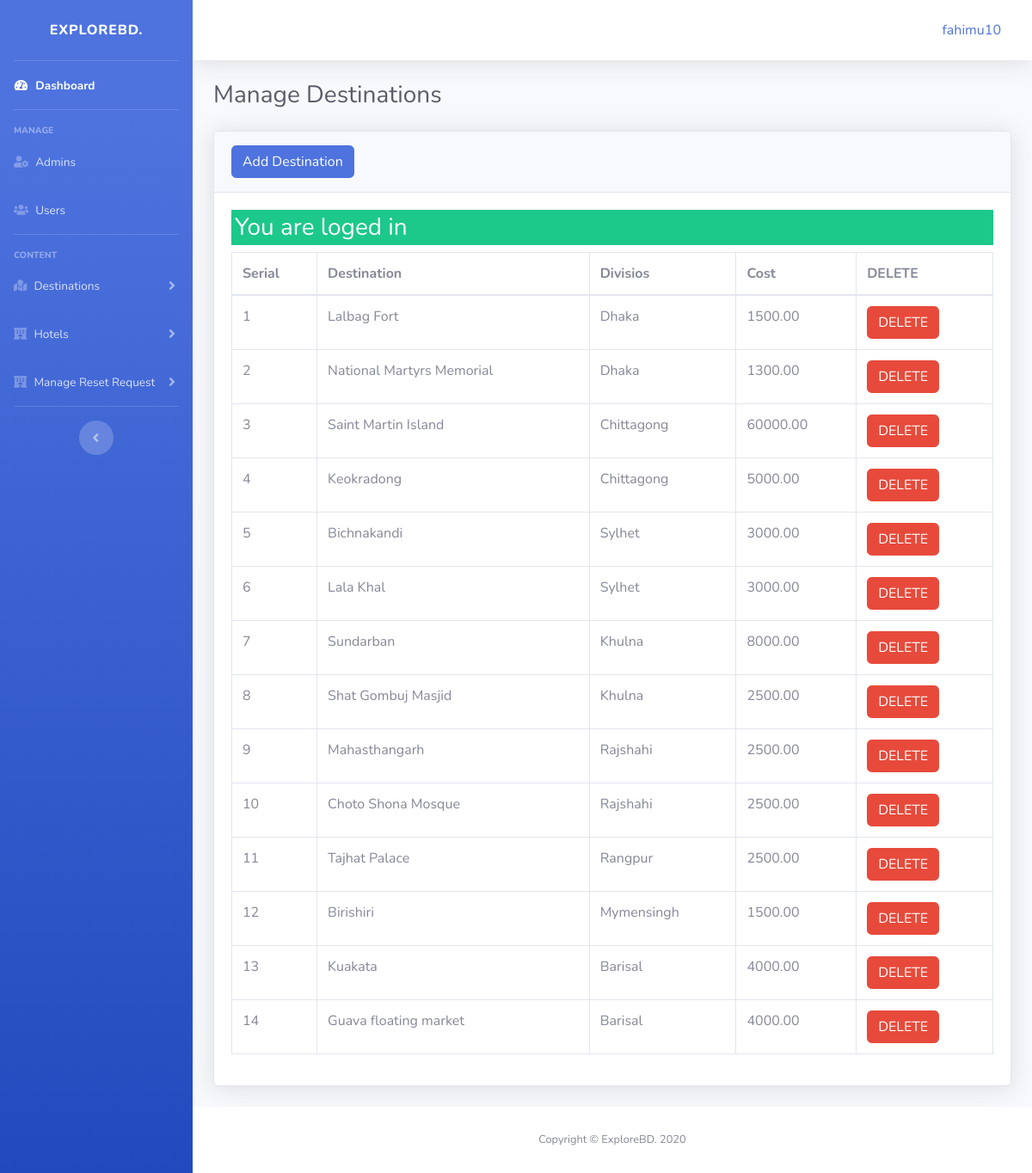
Screenshot of /admin/destinations.php (signed in) with the database file from the repository.
### tables this page shows
CREATE TABLE `destinations` (
  `destinations_id` int(11) NOT NULL,
  `destinations_name` varchar(255) DEFAULT NULL,
  `destinations_shortdes` varchar(255) DEFAULT NULL,
  `destinations_des` text DEFAULT NULL,
  `destinations_img` varchar(100) DEFAULT NULL,
  `destinations_cost` decimal(8,2) DEFAULT NULL,
  `divisions_id` int(11) DEFAULT NULL
);

CREATE TABLE `divisions` (
  `divisions_id` int(11) NOT NULL,
  `divisions_name` varchar(255) DEFAULT NULL
);

### admin/destinations.php (the view, shortened to what this page needs)
<?php
    include('include/header.php');
    include('include/navbar.php');
    include('source/config.php');
?>
<div id="content-wrapper" class="d-flex flex-column">
    <div id="content">
        <?php
            include('include/topbar.php');
        ?>
        <div class="container-fluid">
            <div class="d-sm-flex align-items-center justify-content-between mb-4">
                <h1 class="h3 mb-0 text-gray-800">Manage Destinations</h1>
            </div>
            <div class="card shadow mb-4">
                <div class="card-header py-3">
                    <h6 class="m-0 font-weight-bold text-primary">
                        <a class="btn btn-primary" href="adddestination.php">
                            Add Destination
                        </a>
                    </h6>
                </div>
                <div class="card-body">
                <?php
                if(isset($_SESSION['success']) && $_SESSION['success'] != '')
                {
                    echo '<h3 class="bg-success text-white p-1"> '.$_SESSION['success'].'</h3>';
                }
                ?>
                    <div class="table-responsive">
                        <?php
                    $query = "SELECT * FROM destinations JOIN divisions ON destinations.divisions_id = divisions.divisions_id";
                    $query_run = mysqli_query($con,$query);
                ?>
                        <table class="table table-bordered" id="dataTable" width="100%" cellspacing="0">
                            <thead>
                                <tr>
                                    <th> Serial </th>
                                    <th> Destination </th>
                                    <th>Divisios </th>
                                    <th>Cost</th>
                                    <th>DELETE </th>
                                </tr>
                            </thead>
                            <tbody>
                                <?php
                        if(mysqli_num_rows($query_run)  > 0)
                        {
                            $count = 0;
                            while($row = mysqli_fetch_assoc($query_run))
                            {
                                ?>
                                <tr>
                                    <td> <?php echo $count += 1; ?> </td>
                                    <td> <?php echo $row['destinations_name']; ?> </td>
                                    <td> <?php echo $row['divisions_name']; ?> </td>
                                    <td> <?php echo $row['destinations_cost']; ?> </td>
                                    <td>
                                        <form action="code.php" method="post">
                                            <button type="submit" name="destinations_delete_btn" class="btn btn-danger">
                                                DELETE</button>
                                        </form>
                                    </td>
                                </tr>
                                <?php
                            }
                        }
                        else
                        {
                            echo "No Record Found";
                        }
                        ?>
                            </tbody>
                        </table>
                    </div>
                </div>
            </div>
        </div>
    </div>
<?php
    include('include/footer.php');
  ?>

### admin/include/header.php (shortened to what this page needs)
<!DOCTYPE html>
<html lang="en">
<head>
  <link href="vendor/fontawesome-free/css/all.min.css" rel="stylesheet" type="text/css">
  <link href="css/sb-admin-2.min.css" rel="stylesheet">
</head>
<body id="page-top">
  <div id="wrapper">

### admin/include/navbar.php (shortened to what this page needs)
<ul class="navbar-nav bg-gradient-primary sidebar sidebar-dark accordion" id="accordionSidebar">
  <a class="sidebar-brand d-flex align-items-center justify-content-center" href="index.html">
    <div class="sidebar-brand-text mx-3">ExploreBD.</div>
  </a>
  <hr class="sidebar-divider my-0">
  <li class="nav-item active">
    <a class="nav-link" href="index.php">
      <i class="fas fa-fw fa-tachometer-alt"></i>
      <span>Dashboard</span></a>
  </li>
  <hr class="sidebar-divider">
  <div class="sidebar-heading">
    Manage
  </div>
  <li class="nav-item">
    <a class="nav-link" href="register.php">
    <i class="fas fa-user-cog"></i>
      <span>Admins</span></a>
  </li>
  <li class="nav-item">
    <a class="nav-link" href="users.php">
    <i class="fas fa-users"></i>
      <span>Users</span></a>
  </li>
  <hr class="sidebar-divider">
  <div class="sidebar-heading">
    Content
  </div>
  <li class="nav-item">
    <a class="nav-link collapsed" href="destinations.php" data-toggle="collapse" data-target="#collapsedestinations" aria-expanded="true" aria-controls="collapsePages">
      <i class="fas fa-map-marked"></i>
      <span>Destinations</span>
    </a>
  </li>
  <li class="nav-item">
    <a class="nav-link collapsed" href="#" data-toggle="collapse" data-target="#collapsehotels" aria-expanded="true" aria-controls="collapsePages">
      <i class="fas fa-hotel"></i>
      <span>Hotels</span>
    </a>
  </li>
  <li class="nav-item">
    <a class="nav-link collapsed" href="#" data-toggle="collapse" data-target="#collapsereset" aria-expanded="true" aria-controls="collapsePages">
      <i class="fas fa-hotel"></i>
      <span>Manage Reset Request</span>
    </a>
  </li>
  <hr class="sidebar-divider d-none d-md-block">
  <div class="text-center d-none d-md-inline">
    <button class="rounded-circle border-0" id="sidebarToggle"></button>
  </div>
</ul>

### admin/include/topbar.php (shortened to what this page needs)
<nav class="navbar navbar-expand navbar-light bg-white topbar mb-4 static-top shadow">
    <ul class="navbar-nav ml-auto">
        <li class="nav-item dropdown no-arrow">
            <a class="nav-link dropdown-toggle" href="#" id="userDropdown" role="button" data-toggle="dropdown"
                aria-haspopup="true" aria-expanded="false">
                <span class="mr-2 d-none d-lg-inline text-primary medium"><?php echo $_SESSION['username'] ?></span>
            </a>
        </li>
    </ul>
</nav>

### admin/include/footer.php
  <footer class="sticky-footer bg-white">
    <div class="container my-auto">
      <div class="copyright text-center my-auto">
        <span>Copyright &copy; ExploreBD. 2020</span>
      </div>
    </div>
  </footer>
</div>
</div>
</body>
</html>

### rows the page displays
destinations: count "1", destinations_name "Lalbag Fort", divisions.divisions_name "Dhaka", destinations_cost "1500.00"
destinations: count "2", destinations_name "National Martyrs Memorial", divisions.divisions_name "Dhaka", destinations_cost "1300.00"
destinations: count "3", destinations_name "Saint Martin Island", divisions.divisions_name "Chittagong", destinations_cost "60000.00"
destinations: count "4", destinations_name "Keokradong", divisions.divisions_name "Chittagong", destinations_cost "5000.00"
destinations: count "5", destinations_name "Bichnakandi", divisions.divisions_name "Sylhet", destinations_cost "3000.00"
destinations: count "6", destinations_name "Lala Khal", divisions.divisions_name "Sylhet", destinations_cost "3000.00"
destinations: count "7", destinations_name "Sundarban", divisions.divisions_name "Khulna", destinations_cost "8000.00"
destinations: count "8", destinations_name "Shat Gombuj Masjid", divisions.divisions_name "Khulna", destinations_cost "2500.00"
destinations: count "9", destinations_name "Mahasthangarh", divisions.divisions_name "Rajshahi", destinations_cost "2500.00"
destinations: count "10", destinations_name "Choto Shona Mosque", divisions.divisions_name "Rajshahi", destinations_cost "2500.00"
destinations: count "11", destinations_name "Tajhat Palace", divisions.divisions_name "Rangpur", destinations_cost "2500.00"
destinations: count "12", destinations_name "Birishiri", divisions.divisions_name "Mymensingh", destinations_cost "1500.00"
destinations: count "13", destinations_name "Kuakata", divisions.divisions_name "Barisal", destinations_cost "4000.00"
destinations: count "14", destinations_name "Guava floating market", divisions.divisions_name "Barisal", destinations_cost "4000.00"

### other values shown
$_SESSION['username'] "fahimu10"
$_SESSION['success'] "You are loged in"
